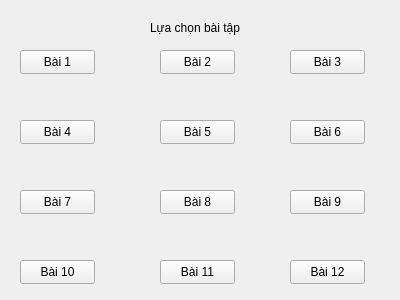
<?xml version="1.0" encoding="UTF-8"?>
<ui version="4.0">
 <class>Tuan1</class>
 <widget class="QWidget" name="Tuan1">
  <property name="geometry">
   <rect>
    <x>0</x>
    <y>0</y>
    <width>400</width>
    <height>300</height>
   </rect>
  </property>
  <property name="windowTitle">
   <string>Tuan1</string>
  </property>
  <widget class="QLabel" name="title">
   <property name="geometry">
    <rect>
     <x>150</x>
     <y>20</y>
     <width>91</width>
     <height>16</height>
    </rect>
   </property>
   <property name="text">
    <string>Lựa chọn bài tập</string>
   </property>
  </widget>
  <widget class="QPushButton" name="bai1">
   <property name="geometry">
    <rect>
     <x>20</x>
     <y>50</y>
     <width>75</width>
     <height>24</height>
    </rect>
   </property>
   <property name="text">
    <string>Bài 1</string>
   </property>
  </widget>
  <widget class="QPushButton" name="bai2">
   <property name="geometry">
    <rect>
     <x>160</x>
     <y>50</y>
     <width>75</width>
     <height>24</height>
    </rect>
   </property>
   <property name="text">
    <string>Bài 2</string>
   </property>
  </widget>
  <widget class="QPushButton" name="bai3">
   <property name="geometry">
    <rect>
     <x>290</x>
     <y>50</y>
     <width>75</width>
     <height>24</height>
    </rect>
   </property>
   <property name="text">
    <string>Bài 3</string>
   </property>
  </widget>
  <widget class="QPushButton" name="bai4">
   <property name="geometry">
    <rect>
     <x>20</x>
     <y>120</y>
     <width>75</width>
     <height>24</height>
    </rect>
   </property>
   <property name="text">
    <string>Bài 4</string>
   </property>
  </widget>
  <widget class="QPushButton" name="bai5">
   <property name="geometry">
    <rect>
     <x>160</x>
     <y>120</y>
     <width>75</width>
     <height>24</height>
    </rect>
   </property>
   <property name="text">
    <string>Bài 5</string>
   </property>
  </widget>
  <widget class="QPushButton" name="bai6">
   <property name="geometry">
    <rect>
     <x>290</x>
     <y>120</y>
     <width>75</width>
     <height>24</height>
    </rect>
   </property>
   <property name="text">
    <string>Bài 6</string>
   </property>
  </widget>
  <widget class="QPushButton" name="bai7">
   <property name="geometry">
    <rect>
     <x>20</x>
     <y>190</y>
     <width>75</width>
     <height>24</height>
    </rect>
   </property>
   <property name="text">
    <string>Bài 7</string>
   </property>
  </widget>
  <widget class="QPushButton" name="bai8">
   <property name="geometry">
    <rect>
     <x>160</x>
     <y>190</y>
     <width>75</width>
     <height>24</height>
    </rect>
   </property>
   <property name="text">
    <string>Bài 8</string>
   </property>
  </widget>
  <widget class="QPushButton" name="bai9">
   <property name="geometry">
    <rect>
     <x>290</x>
     <y>190</y>
     <width>75</width>
     <height>24</height>
    </rect>
   </property>
   <property name="text">
    <string>Bài 9</string>
   </property>
  </widget>
  <widget class="QPushButton" name="bai10">
   <property name="geometry">
    <rect>
     <x>20</x>
     <y>260</y>
     <width>75</width>
     <height>24</height>
    </rect>
   </property>
   <property name="text">
    <string>Bài 10</string>
   </property>
  </widget>
  <widget class="QPushButton" name="bai11">
   <property name="geometry">
    <rect>
     <x>160</x>
     <y>260</y>
     <width>75</width>
     <height>24</height>
    </rect>
   </property>
   <property name="text">
    <string>Bài 11</string>
   </property>
  </widget>
  <widget class="QPushButton" name="bai12">
   <property name="geometry">
    <rect>
     <x>290</x>
     <y>260</y>
     <width>75</width>
     <height>24</height>
    </rect>
   </property>
   <property name="text">
    <string>Bài 12</string>
   </property>
  </widget>
 </widget>
 <layoutdefault spacing="6" margin="11"/>
 <resources/>
 <connections/>
</ui>
